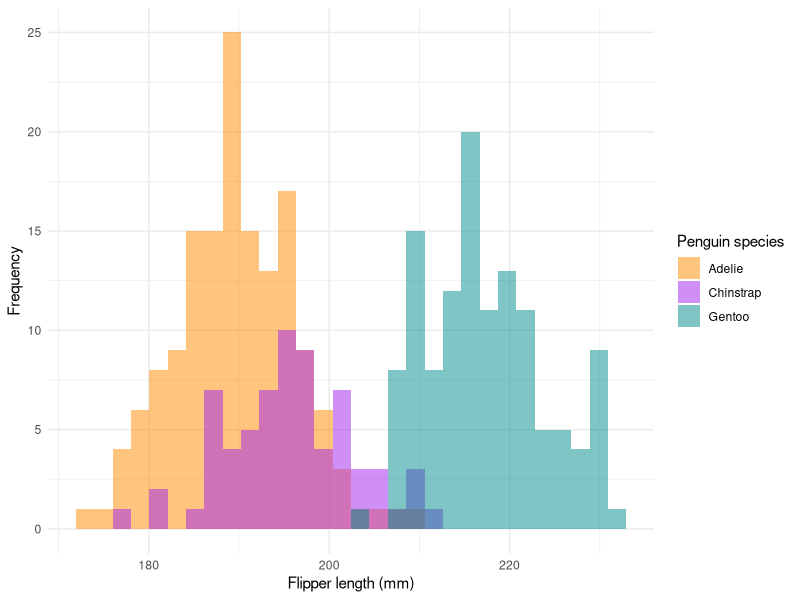
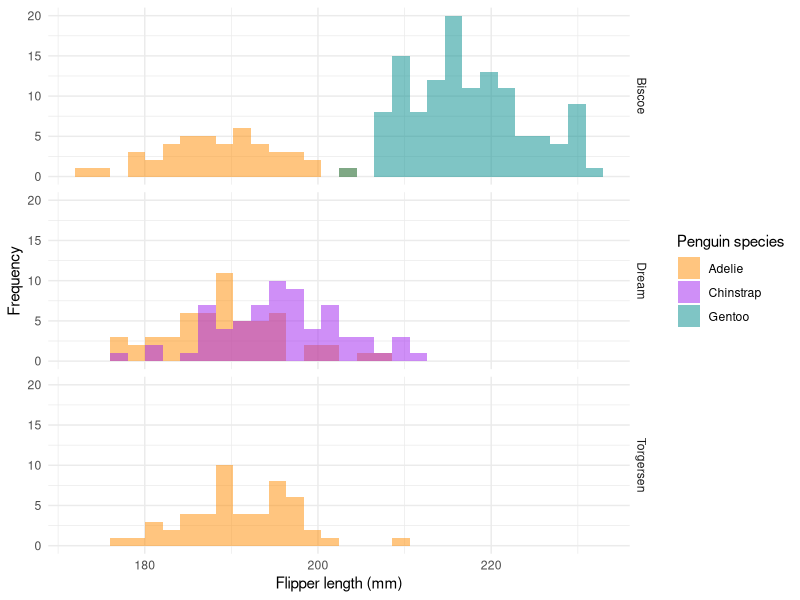
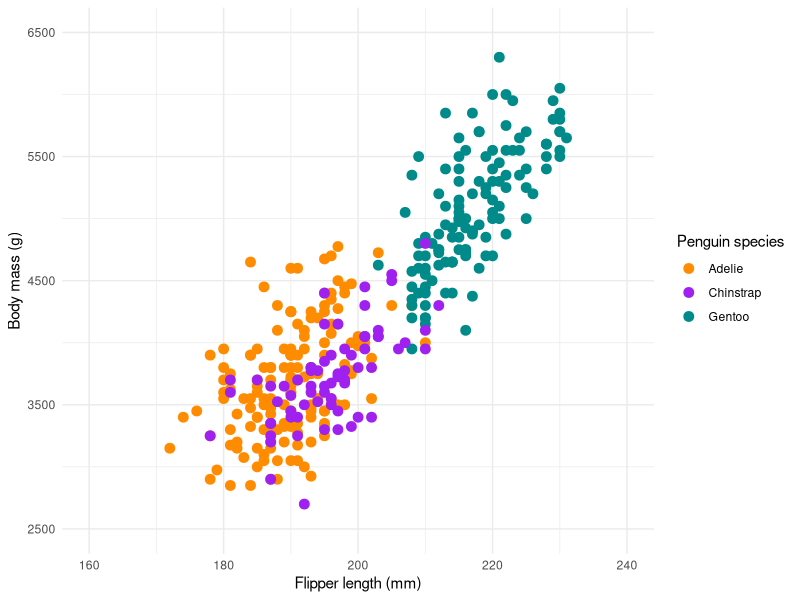
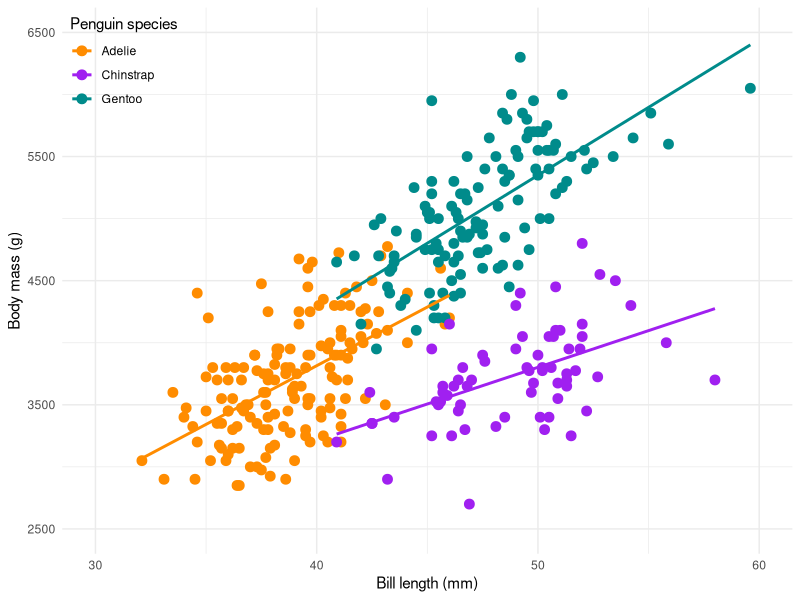
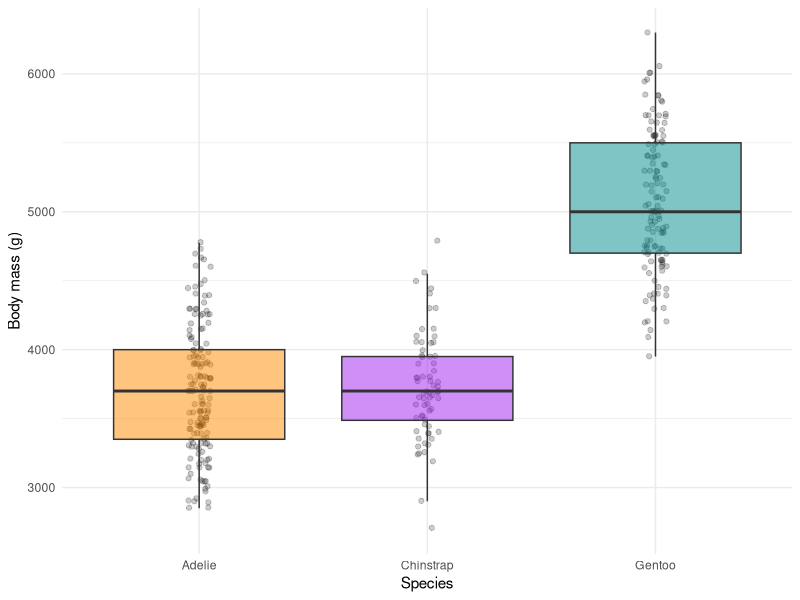

Recreate these plots in R, in order.
## ---- chunk 1
library(tidyverse)
library(palmerpenguins)
## ---- chunk 2
glimpse(penguins)
## ---- chunk 3
ggplot(data = penguins, aes(x = flipper_length_mm)) +
  geom_histogram(aes(fill = species),
                 alpha = 0.5,
                 position = "identity") +
  scale_fill_manual(values = c("darkorange","purple","cyan4")) +
  theme_minimal() +
  labs(x = "Flipper length (mm)", # Specify axis labels
       y = "Frequency",
       fill = "Penguin species")
## ---- chunk 4
ggplot(data = penguins, aes(x = flipper_length_mm)) +
  geom_histogram(aes(fill = species),
                 alpha = 0.5,
                 position = "identity") +
  scale_fill_manual(values = c("darkorange","purple","cyan4")) +
  theme_minimal() +
  labs(x = "Flipper length (mm)", # Specify axis labels
       y = "Frequency",
       fill = "Penguin species") +
  facet_grid(island ~ .)
## ---- chunk 5
ggplot(data = penguins,aes(x = flipper_length_mm,
                           y = body_mass_g)) +
  geom_point(aes(color = species), # Add data points
             size = 3) +
  theme_minimal() +
  scale_x_continuous(limits = c(160, 240)) + # Set min/max x-axis values
  scale_y_continuous(limits = c(2500, 6500), # Set min/max y-axis values
                     breaks = seq(2500, 6500, 1000)) + # Specify axis break values
  scale_color_manual(values = c("darkorange","purple","cyan4")) + # Specify custom colors
  labs(x = "Flipper length (mm)", # Specify axis labels
       y = "Body mass (g)", 
       color = "Penguin species")
## ---- chunk 6
ggplot(data = penguins,aes(x = bill_length_mm,
                           y = body_mass_g)) +
  geom_point(aes(color = species), # Add points
             size = 3) +
  theme_minimal() + 
  scale_x_continuous(limits = c(30, 60)) + # Set min/max x-axis values
  scale_y_continuous(limits = c(2500, 6500), # Set min/max y-axis values
                     breaks = seq(2500, 6500, 1000)) + # Specify axis break values
  scale_color_manual(values = c("darkorange","purple","cyan4")) + # Specify custom colors
  labs(x = "Bill length (mm)", # Set axis labels
       y = "Body mass (g)",
       color = "Penguin species") +
  geom_smooth(method = "lm", se = FALSE, aes(color = species)) + # Add best fit lines for each species
  theme(legend.position = c(0,1), legend.justification = c(0,1)) # Move the legend
## ---- chunk 7
ggplot(data = penguins,aes(x = species,
                           y = body_mass_g)) +
  geom_jitter(width = 0.05, alpha = 0.2) + # Add partially-transparent data points 
  geom_boxplot(aes(fill = species), outlier.color = NA, 
               alpha = 0.5) + # Plot boxplots
  theme_minimal() +
  scale_fill_manual(values = c("darkorange","purple","cyan4"), # Set colors for groups
                    guide = 'none') + # Turn off legend for this layer
  labs(x = "Species", # Specify x-axis label
       y = "Body mass (g)") # Specify y-axis label
